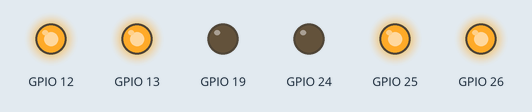
Recording of a program running on a simulated Raspberry Pi (BCM pin numbers). Parts: output pins drawn as LEDs (lit = HIGH).

Above: at 0.1 s.
At 12.1 s:
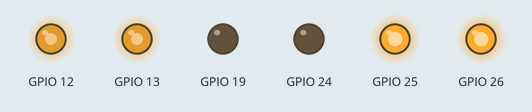
At 21.6 s:
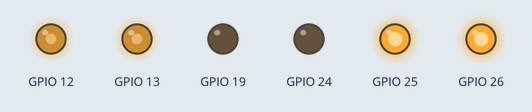
At 24.6 s:
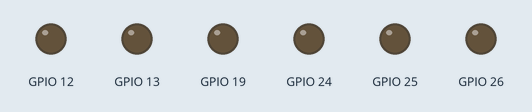
At 29.6 s:
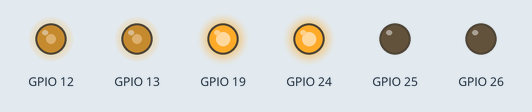
At 39.75 s:
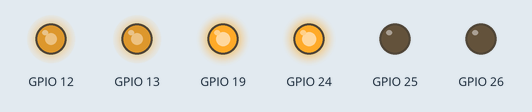
Timing chart, 0 to 40.0 s (numbered marks = the images above):
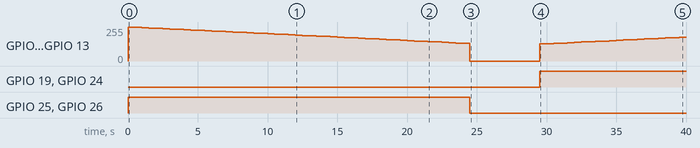

The program:

Dos_MotoresDC_V1.py
```python
import time
import RPi.GPIO as GPIO


IN1 = (26, 19)
EN1 = 13

IN2 = (24, 25)
EN2 = 12


class MotorDC():
    def __init__(self, input, enable):

        GPIO.setmode(GPIO.BCM)
        GPIO.setup([input[0], input[1], enable], GPIO.OUT)
        self.input = input
        self.enable = enable
        self.speed = GPIO.PWM(enable, 1000)
        self.speed.start(0)

    def on(self, speed):

        if 0 <= speed <= 100:
            GPIO.output(self.input[0], GPIO.LOW)
            GPIO.output(self.input[1], GPIO.HIGH)
            self.speed.ChangeDutyCycle(speed)

        elif -100 <= speed < 0:
            GPIO.output(self.input[0], GPIO.HIGH)
            GPIO.output(self.input[1], GPIO.LOW)
            self.speed.ChangeDutyCycle(-speed)


    def off(self):

        GPIO.output(self.input[0], GPIO.LOW)
        GPIO.output(self.input[1], GPIO.LOW)
        # GPIO.output(self.enable, GPIO.LOW)
        self.speed.ChangeDutyCycle(0)

motor1 = MotorDC(IN1, EN1)
motor2 = MotorDC(IN2, EN2)


def peripheral_loop():
    for speed in range(-100, -51):
        motor1.on(speed)
        motor2.on(-speed)
        time.sleep(.5)
    motor1.off()
    motor2.off()
    time.sleep(5)
    for speed in range(50, 101):
        motor1.on(speed)
        motor2.on(-speed)
        time.sleep(.5)
    motor1.off()
    motor2.off()
    time.sleep(5)

def main():
    try:
        while True:
            peripheral_loop()

    except KeyboardInterrupt:
        GPIO.cleanup()


if __name__ == '__main__':
    main()
```

Measured:
- by itself, GPIO 19, GPIO 24: LOW → HIGH at 29.5 s
- by itself, GPIO 25, GPIO 26: LOW → HIGH at 0.00 s, → LOW 24.5 s later
- by itself, GPIO 12, GPIO 13: 0/255 → 255/255 at 0.00 s, → 252/255 0.50 s later, → 250/255 0.50 s later, → 247/255 0.50 s later, … (71 changes in this stretch)
